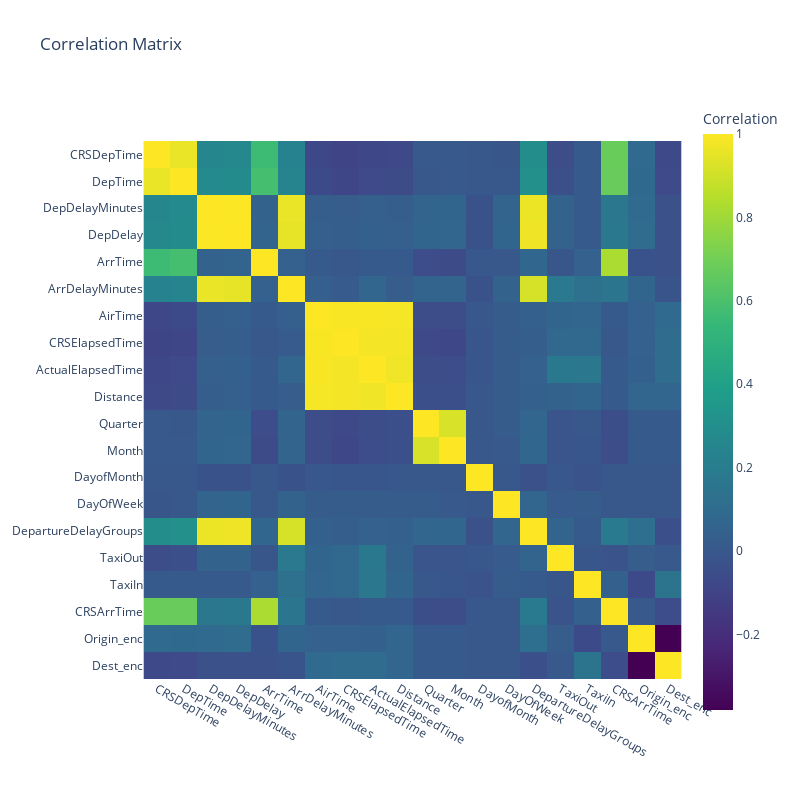

Here is the notebook cell this chart was saved with:
### Code cell
import plotly.express as px

corrmat = df_test.corr() 
fig = px.imshow(corrmat,
                labels = dict(color='Correlation'),
                x=corrmat.columns,
                y=corrmat.index,
                color_continuous_scale='Viridis',
                title='Correlation Matrix')
fig.update_layout(width=800, height=800)
fig.show()

### Figure 1 — Plotly figure (JSON) as saved in the notebook; plotly's stock layout.template omitted (floating-point values rounded to 4 significant figures; data arrays with more than 128 entries replaced by an {"elided": "..."} marker saying what was removed)
{"data": [{"coloraxis": "coloraxis", "hovertemplate": "x: %{x}<br>y: %{y}<br>Correlation: %{z}<extra></extra>", "name": "0", "type": "heatmap", "x": ["CRSDepTime", "DepTime", "DepDelayMinutes", "DepDelay", "ArrTime", "ArrDelayMinutes", "AirTime", "CRSElapsedTime", "ActualElapsedTime", "Distance", "Quarter", "Month", "DayofMonth", "DayOfWeek", "DepartureDelayGroups", "TaxiOut", "TaxiIn", "CRSArrTime", "Origin_enc", "Dest_enc"], "xaxis": "x", "y": ["CRSDepTime", "DepTime", "DepDelayMinutes", "DepDelay", "ArrTime", "ArrDelayMinutes", "AirTime", "CRSElapsedTime", "ActualElapsedTime", "Distance", "Quarter", "Month", "DayofMonth", "DayOfWeek", "DepartureDelayGroups", "TaxiOut", "TaxiIn", "CRSArrTime", "Origin_enc", "Dest_enc"], "yaxis": "y", "z": {"elided": "20x20 float values"}}], "layout": {"coloraxis": {"colorbar": {"title": {"text": "Correlation"}}, "colorscale": [[0, "#440154"], [0.1111, "#482878"], [0.2222, "#3e4989"], [0.3333, "#31688e"], [0.4444, "#26828e"], [0.5556, "#1f9e89"], [0.6667, "#35b779"], [0.7778, "#6ece58"], [0.8889, "#b5de2b"], [1, "#fde725"]]}, "height": 800, "title": {"text": "Correlation Matrix"}, "width": 800, "xaxis": {"anchor": "y", "constrain": "domain", "domain": [0, 1], "scaleanchor": "y"}, "yaxis": {"anchor": "x", "autorange": "reversed", "constrain": "domain", "domain": [0, 1]}}}
